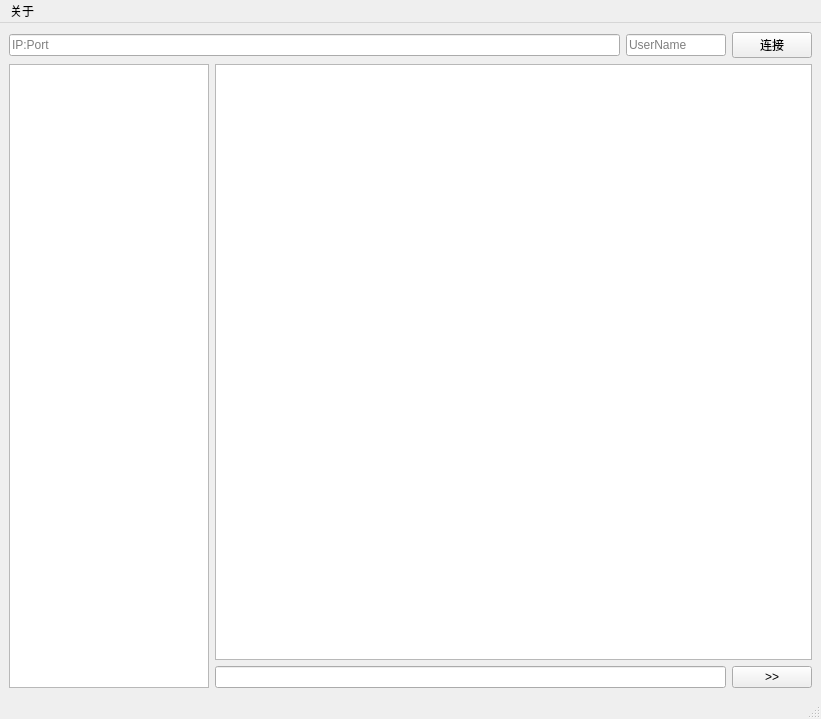
<?xml version="1.0" encoding="UTF-8"?>
<ui version="4.0">
 <class>MainWindow</class>
 <widget class="QMainWindow" name="MainWindow">
  <property name="geometry">
   <rect>
    <x>0</x>
    <y>0</y>
    <width>821</width>
    <height>719</height>
   </rect>
  </property>
  <property name="windowTitle">
   <string>QAQClient</string>
  </property>
  <widget class="QWidget" name="centralwidget">
   <layout class="QHBoxLayout" name="horizontalLayout_4">
    <item>
     <layout class="QVBoxLayout" name="verticalLayout_2">
      <item>
       <layout class="QHBoxLayout" name="horizontalLayout_3">
        <item>
         <widget class="QLineEdit" name="serverInfo">
          <property name="enabled">
           <bool>true</bool>
          </property>
          <property name="text">
           <string/>
          </property>
          <property name="placeholderText">
           <string>IP:Port</string>
          </property>
         </widget>
        </item>
        <item>
         <widget class="QLineEdit" name="userInfo">
          <property name="sizePolicy">
           <sizepolicy hsizetype="Maximum" vsizetype="Fixed">
            <horstretch>0</horstretch>
            <verstretch>0</verstretch>
           </sizepolicy>
          </property>
          <property name="maximumSize">
           <size>
            <width>100</width>
            <height>16777215</height>
           </size>
          </property>
          <property name="placeholderText">
           <string>UserName</string>
          </property>
         </widget>
        </item>
        <item>
         <widget class="QPushButton" name="connectionButton">
          <property name="text">
           <string>连接</string>
          </property>
         </widget>
        </item>
       </layout>
      </item>
      <item>
       <layout class="QHBoxLayout" name="horizontalLayout_2">
        <item>
         <widget class="QTreeView" name="treeView">
          <property name="maximumSize">
           <size>
            <width>200</width>
            <height>16777215</height>
           </size>
          </property>
         </widget>
        </item>
        <item>
         <layout class="QVBoxLayout" name="verticalLayout">
          <item>
           <widget class="QTextEdit" name="textBox">
            <property name="mouseTracking">
             <bool>false</bool>
            </property>
            <property name="readOnly">
             <bool>true</bool>
            </property>
           </widget>
          </item>
          <item>
           <layout class="QHBoxLayout" name="horizontalLayout">
            <item>
             <widget class="QLineEdit" name="lineEdit"/>
            </item>
            <item>
             <widget class="QPushButton" name="sendButton">
              <property name="mouseTracking">
               <bool>false</bool>
              </property>
              <property name="text">
               <string>&gt;&gt;</string>
              </property>
              <property name="autoExclusive">
               <bool>false</bool>
              </property>
              <property name="autoDefault">
               <bool>false</bool>
              </property>
              <property name="default">
               <bool>false</bool>
              </property>
             </widget>
            </item>
           </layout>
          </item>
         </layout>
        </item>
       </layout>
      </item>
     </layout>
    </item>
   </layout>
  </widget>
  <widget class="QMenuBar" name="menubar">
   <property name="geometry">
    <rect>
     <x>0</x>
     <y>0</y>
     <width>821</width>
     <height>28</height>
    </rect>
   </property>
   <widget class="QMenu" name="menu">
    <property name="title">
     <string>关于</string>
    </property>
    <addaction name="action_QAQ"/>
   </widget>
   <addaction name="menu"/>
  </widget>
  <widget class="QStatusBar" name="statusbar">
   <property name="enabled">
    <bool>true</bool>
   </property>
  </widget>
  <action name="action_QAQ">
   <property name="text">
    <string>关于QAQ</string>
   </property>
  </action>
 </widget>
 <resources/>
 <connections/>
</ui>
